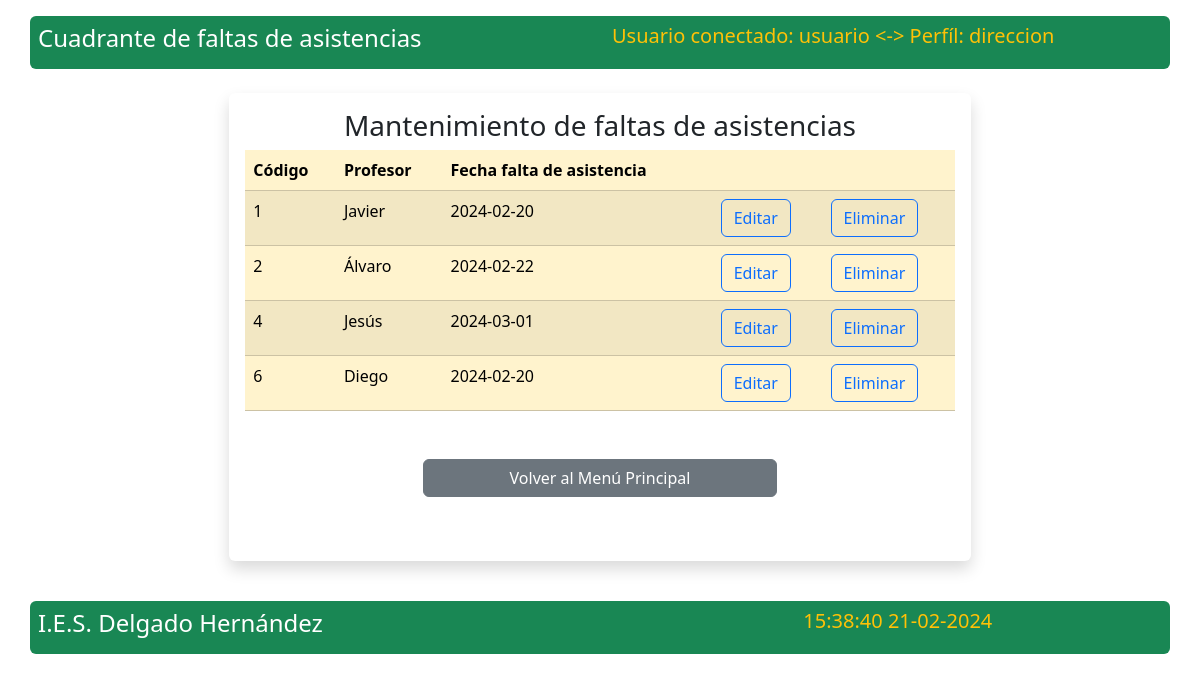
/listado_faltas.php (signed in), run on the app's committed database.
### tables this page shows
CREATE TABLE `FALTAS` (
  `CODIGO` int NOT NULL,
  `PROFESOR` int DEFAULT NULL,
  `FECHA` date NOT NULL
);

CREATE TABLE `PROFESORES` (
  `CODIGO` int NOT NULL,
  `NOMBRE` varchar(50) DEFAULT NULL
);

### ModBBDD.php (called while the page is built, shortened)
<?php
function Ejecutar($ConexionBD,$CadenaSQL,$EsConsulta)
{
    $resultado = mysqli_query( $ConexionBD, $CadenaSQL);
    if ($EsConsulta == 1)
    {
        $registros = mysqli_fetch_all($resultado,MYSQLI_ASSOC);
        return $registros;
    }
    else
    {
        return 1;
    }
}
?>

### listado_faltas.php (the view, shortened to what this page needs)
<?php
if (!fValidaSession())
{
    header("location:login.php");
    exit();
}
else
{
    $usuario_conectado = $_SESSION["usuario_session"];
    $perfil_usuario = $_SESSION["perfil_session"];
    $conexionBD = conectarBBDD("cuadrante_profesores");
	if ($conexionBD) {
		$cadenaSQL = "SELECT FALTAS.CODIGO,PROFESORES.NOMBRE,FALTAS.FECHA FROM FALTAS,PROFESORES ";
        $cadenaSQL .= "WHERE FALTAS.PROFESOR = PROFESORES.CODIGO";
        $faltas = Ejecutar($conexionBD,$cadenaSQL,1);
	  }
}
?>
<!DOCTYPE html>
<html lang="en">
<head>
    <link href="https://cdn.jsdelivr.net/npm/bootstrap@5.3.2/dist/css/bootstrap.min.css" rel="stylesheet">
</head>
<body>
    <div class="container p-2 my-3 bg-success rounded">
        <div class="row">
            <div class="col-lg-6 text-white">
                <h4>Cuadrante de faltas de asistencias</h4>
            </div>
            <div class="col-lg-6 text-warning">
                <h5><?php  echo "Usuario conectado: $usuario_conectado <-> Perfíl:  $perfil_usuario" ?></h5>
            </div>
        </div>
    </div>
    <div class="container p-2 my-3">
        <div class="row justify-content-center">
            <div class="col-lg-8">
                <div class="shadow p-3 mb-3 bg-white rounded">
                    <div class="text-center">
                        <h3> Mantenimiento de faltas de asistencias</h3>
                    </div>
                    <table class="table table-hover table-striped table-warning">
                        <thead>
                            <tr>
                                <th scope="col">Código</th>
                                <th scope="col">Profesor</th>
                                <th scope="col">Fecha falta de asistencia</th>
                                <th scope="col"></th>
                                <th scope="col"></th>
                            </tr>
                        </thead>
                        <tbody>
                             <?php foreach($faltas as $registro){ ?>
							<tr>
								<td><?php echo $registro['CODIGO'] ?></td>
								<td><?php echo $registro['NOMBRE'] ?></td>
								<td><?php echo $registro['FECHA'] ?></td>
								<td><a class="btn btn-outline-primary" href="<?php echo "editar.php?N_Parte=" . $registro['CODIGO']?>">Editar</a></td>
								<td><a class="btn btn-outline-primary" href="<?php echo "eliminar.php?N_Parte=" . $registro['CODIGO']?>">Eliminar</a></td>
							</tr>
							<?php } ?>
                        </tbody>
                    </table>
                    <div class="d-grid gap-2 col-6 mx-auto my-5">
                        <a href="principal.php" class="btn btn-secondary btn-block" role="button">Volver al Menú Principal</a>
                    </div>
                </div>
            </div>
        </div>
    </div>
    <div class="container p-2 my-2 bg-success rounded">
        <div class="row">
            <div class="col-md-8 text-white">
                <h4>I.E.S. Delgado Hernández</h4>
            </div>
            <div class="col-md-4 text-warning">
                <h5><?php  echo date("H:i:s d-m-Y") ?></h5>
            </div>
        </div>
    </div>
</body>
</html>

### data on the page
faltas: CODIGO "1", PROFESOR.NOMBRE "Javier", FECHA "2024-02-20"
faltas: CODIGO "2", PROFESOR.NOMBRE "Álvaro", FECHA "2024-02-22"
faltas: CODIGO "4", PROFESOR.NOMBRE "Jesús", FECHA "2024-03-01"
faltas: CODIGO "6", PROFESOR.NOMBRE "Diego", FECHA "2024-02-20"

### other printed values
$usuario_conectado "usuario"
$perfil_usuario "direccion"
